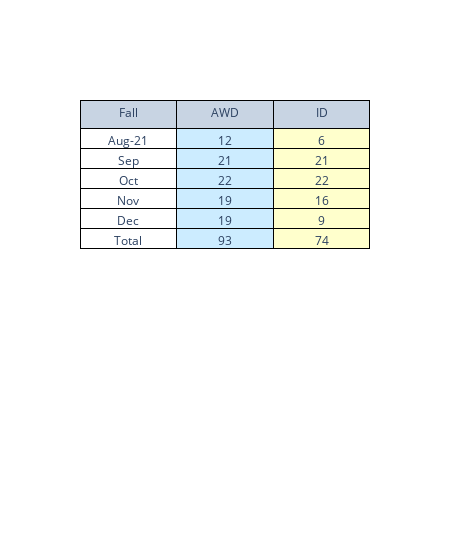

Source (notebook cell):
### Code cell
import plotly.graph_objects as go
months = ['Aug-21', 'Sep', 'Oct', 'Nov', 'Dec']
awd_fall = [12, 21, 22, 19, 19]
id_fall = [6, 21, 22, 16, 9]

def create_plotly_table(months: list, awd: list, id: list):
    # Data for the table
    header = ['Fall', 'AWD', 'ID']
    # Final output row
    months.append("Total")
    awd.append(sum(awd))
    id.append(sum(id))

    # Create the table using plotly.graph_objects
    fig = go.Figure(data=[go.Table(
        header=dict(values=header, line = dict(color='black', width=1)),
        cells=dict(values=[
            months,
            awd_fall,
            id_fall,
        ],
        fill_color=[
            ['white'] * 6,  # Fall column background color
            ['#CCECFF'] * 6,   # AWD column background color
            ['#FFFFCC'] * 6,    # ID column background color
        ],
        line = dict(color='black', width=1)
        )
    )])
    fig.update_layout(
        autosize=False,
        width=450
    )

    # Show the table
    fig.show()

# Call the function
create_plotly_table(months, awd_fall, id_fall)

### Figure 1 — Plotly figure (JSON) as saved in the notebook; plotly's stock layout.template omitted (floating-point values rounded to 4 significant figures)
{"data": [{"cells": {"fill": {"color": [["white", "white", "white", "white", "white", "white"], ["#CCECFF", "#CCECFF", "#CCECFF", "#CCECFF", "#CCECFF", "#CCECFF"], ["#FFFFCC", "#FFFFCC", "#FFFFCC", "#FFFFCC", "#FFFFCC", "#FFFFCC"]]}, "line": {"color": "black", "width": 1}, "values": [["Aug-21", "Sep", "Oct", "Nov", "Dec", "Total"], [12, 21, 22, 19, 19, 93], [6, 21, 22, 16, 9, 74]]}, "header": {"line": {"color": "black", "width": 1}, "values": ["Fall", "AWD", "ID"]}, "type": "table"}], "layout": {"autosize": false, "width": 450}}
